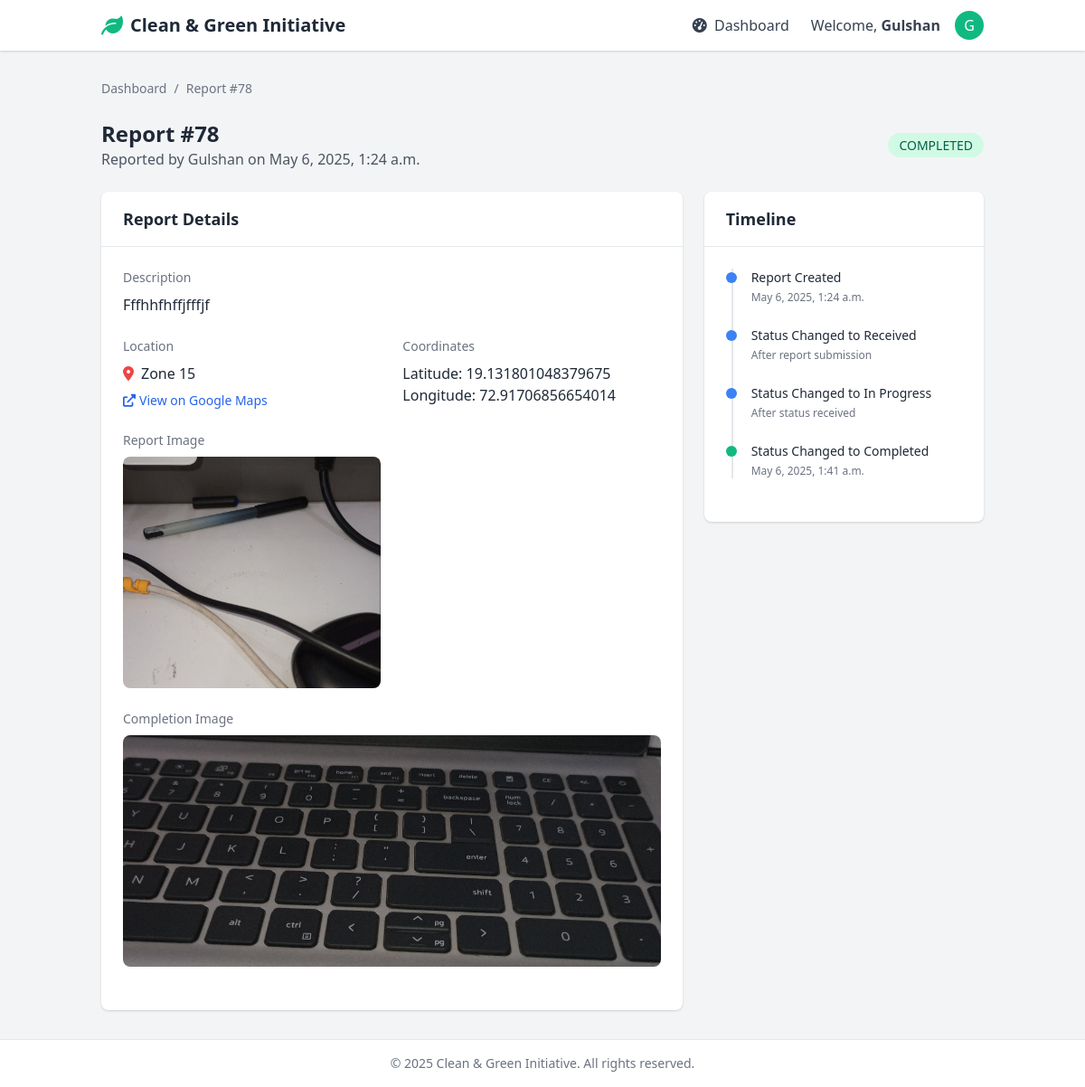
Screenshot of /reports/78/ (signed in) with the database file from the repository.
### api/models.py (models this page shows, shortened)
class GarbageReport(models.Model):
    STATUS_CHOICES = [
        ('SENT', 'Sent'),
        ('RECEIVED', 'Received'),
        ('IN_PROGRESS', 'In Progress'),
        ('COMPLETED', 'Completed'),
        ('CLOSED', 'Closed'),
    ]
    user = models.ForeignKey(User, on_delete=models.CASCADE, related_name='reports')
    image = models.ImageField(upload_to='garbage_reports/')
    video = models.FileField(upload_to='garbage_videos/', null=True, blank=True)
    description = models.TextField()
    latitude = models.FloatField()
    longitude = models.FloatField()
    reported_at = models.DateTimeField(auto_now_add=True)
    status = models.CharField(max_length=20, choices=STATUS_CHOICES, default='SENT')
    zone = models.CharField(max_length=100, blank=True)
    completion_image = models.ImageField(upload_to='completion_reports/', null=True, blank=True)
    completed_at = models.DateTimeField(null=True, blank=True)
    is_viewed = models.BooleanField(default=False)
    worker_notes = models.TextField(blank=True, null=True)
    assigned_worker = models.ForeignKey(
        WorkerProfile,
        on_delete=models.SET_NULL,
        null=True,
        blank=True,
        related_name='assigned_reports'
    )

### api/dashboard_views.py (the view)
# urls.py: path('reports/<int:report_id>/', report_detail, name='report-detail'),
@login_required
def report_detail(request, report_id):
    report = get_object_or_404(GarbageReport, id=report_id)
    try:
        worker_profile = WorkerProfile.objects.get(user=request.user)
        if report.assigned_worker == worker_profile and not report.is_viewed:
            report.is_viewed = True
            report.save()
    except WorkerProfile.DoesNotExist:
        worker_profile = None
    return render(request, 'report_detail.html', {
        'report': report,
        'worker_profile': worker_profile
    })

### api/templates/report_detail.html (shortened to what this page needs)
<!DOCTYPE html>
<html lang="en">
<head>
    <link href="https://cdnjs.cloudflare.com/ajax/libs/font-awesome/6.0.0-beta3/css/all.min.css" rel="stylesheet">
    <link href="https://cdnjs.cloudflare.com/ajax/libs/tailwindcss/2.2.19/tailwind.min.css" rel="stylesheet">
</head>
<body class="bg-gray-100 font-sans leading-normal tracking-normal">
    <div class="flex flex-col min-h-screen">
        <header class="bg-white shadow">
            <div class="container mx-auto px-6 py-3 flex justify-between items-center">
                <div class="flex items-center">
                    <i class="fas fa-leaf text-green-500 text-2xl mr-2"></i>
                    <h1 class="text-xl font-bold text-gray-800">Clean & Green Initiative</h1>
                </div>
                <div class="flex items-center">
                    <a href="{% url 'dashboard' %}" class="mr-6 text-gray-700 hover:text-green-500">
                        <i class="fas fa-tachometer-alt mr-1"></i> Dashboard
                    </a>
                    <span class="mr-4 text-gray-700">Welcome, <span class="font-semibold">{{ request.user.username }}</span></span>
                    <div class="relative">
                        <button id="userMenuButton" class="flex items-center focus:outline-none">
                            <div class="h-8 w-8 rounded-full bg-green-500 flex items-center justify-center text-white">
                                {{ request.user.username.0|upper }}
                            </div>
                        </button>
                    </div>
                </div>
            </div>
        </header>
        <main class="flex-grow container mx-auto px-6 py-8">
            <div class="flex items-center text-sm text-gray-500 mb-6">
                <a href="{% url 'dashboard' %}" class="hover:text-blue-600">Dashboard</a>
                <span class="mx-2">/</span>
                <span>Report #{{ report.id }}</span>
            </div>
            <div class="flex flex-col md:flex-row md:justify-between md:items-center mb-6">
                <div>
                    <h1 class="text-2xl font-bold text-gray-800">Report #{{ report.id }}</h1>
                    <p class="text-gray-600">Reported by {{ report.user.username }} on {{ report.reported_at|date:"F j, Y, g:i a" }}</p>
                </div>
                <div class="mt-4 md:mt-0">
                    <span class="px-3 py-1 rounded-full text-sm font-medium status-{{ report.status|lower }}">
                        {{ report.status }}
                    </span>
                </div>
            </div>
            <div class="grid grid-cols-1 lg:grid-cols-3 gap-6">
                <div class="lg:col-span-2">
                    <div class="bg-white rounded-lg shadow overflow-hidden">
                        <div class="px-6 py-4 border-b border-gray-200">
                            <h2 class="text-lg font-semibold text-gray-800">Report Details</h2>
                        </div>
                        <div class="p-6">
                            <div class="mb-6">
                                <h3 class="text-sm font-medium text-gray-500 mb-2">Description</h3>
                                <p class="text-gray-800">{{ report.description }}</p>
                            </div>
                            <div class="grid grid-cols-1 md:grid-cols-2 gap-6 mb-6">
                                <div>
                                    <h3 class="text-sm font-medium text-gray-500 mb-2">Location</h3>
                                    <div class="flex items-center">
                                        <i class="fas fa-map-marker-alt text-red-500 mr-2"></i>
                                        <span class="text-gray-800">{{ report.zone }}</span>
                                    </div>
                                    <div class="mt-2">
                                        <a href="https://www.google.com/maps?q={{ report.latitude }},{{ report.longitude }}" target="_blank" class="text-blue-600 hover:text-blue-800 hover:underline flex items-center text-sm">
                                            <i class="fas fa-external-link-alt mr-1"></i> View on Google Maps
                                        </a>
                                    </div>
                                </div>
                                <div>
                                    <h3 class="text-sm font-medium text-gray-500 mb-2">Coordinates</h3>
                                    <p class="text-gray-800">Latitude: {{ report.latitude }}</p>
                                    <p class="text-gray-800">Longitude: {{ report.longitude }}</p>
                                </div>
                            </div>
                            <div class="grid grid-cols-1 md:grid-cols-2 gap-6 mb-6">
                                <div>
                                    <h3 class="text-sm font-medium text-gray-500 mb-2">Report Image</h3>
                                    <div class="mt-2">
                                        <img src="{{ report.image.url }}" alt="Report Image" class="w-full h-64 object-cover rounded-lg">
                                    </div>
                                </div>
                            </div>
                            {% if report.completion_image %}
                            <div class="mb-6">
                                <h3 class="text-sm font-medium text-gray-500 mb-2">Completion Image</h3>
                                <div class="mt-2">
                                    <img src="{{ report.completion_image.url }}" alt="Completion Image" class="w-full h-64 object-cover rounded-lg">
                                </div>
                            </div>
                            {% endif %}
                        </div>
                    </div>
                </div>
                <div class="lg:col-span-1">
                    <div class="bg-white rounded-lg shadow">
                        <div class="px-6 py-4 border-b border-gray-200">
                            <h2 class="text-lg font-semibold text-gray-800">Timeline</h2>
                        </div>
                        <div class="p-6">
                            <div class="relative">
                                <div class="absolute h-full w-0.5 bg-gray-200 left-1.5"></div>
                                <div class="mb-6 relative">
                                    <div class="flex items-center mb-1">
                                        <div class="bg-blue-500 rounded-full h-3 w-3 flex-shrink-0"></div>
                                        <div class="ml-4 text-sm font-medium text-gray-800">Report Created</div>
                                    </div>
                                    <div class="ml-7 text-xs text-gray-500">
                                        {{ report.reported_at|date:"F j, Y, g:i a" }}
                                    </div>
                                </div>
                                {% if report.status != 'SENT' %}
                                <div class="mb-6 relative">
                                    <div class="flex items-center mb-1">
                                        <div class="bg-blue-500 rounded-full h-3 w-3 flex-shrink-0"></div>
                                        <div class="ml-4 text-sm font-medium text-gray-800">Status Changed to Received</div>
                                    </div>
                                    <div class="ml-7 text-xs text-gray-500">
                                        After report submission
                                    </div>
                                </div>
                                {% endif %}
                                {% if report.status == 'IN_PROGRESS' or report.status == 'COMPLETED' or report.status == 'CLOSED' %}
                                <div class="mb-6 relative">
                                    <div class="flex items-center mb-1">
                                        <div class="bg-blue-500 rounded-full h-3 w-3 flex-shrink-0"></div>
                                        <div class="ml-4 text-sm font-medium text-gray-800">Status Changed to In Progress</div>
                                    </div>
                                    <div class="ml-7 text-xs text-gray-500">
                                        After status received
                                    </div>
                                </div>
                                {% endif %}
                                {% if report.status == 'COMPLETED' or report.status == 'CLOSED' %}
                                <div class="mb-6 relative">
                                    <div class="flex items-center mb-1">
                                        <div class="bg-green-500 rounded-full h-3 w-3 flex-shrink-0"></div>
                                        <div class="ml-4 text-sm font-medium text-gray-800">Status Changed to Completed</div>
                                    </div>
                                    <div class="ml-7 text-xs text-gray-500">
                                        {{ report.completed_at|date:"F j, Y, g:i a" }}
                                    </div>
                                </div>
                                {% endif %}
                            </div>
                        </div>
                    </div>
                </div>
            </div>
        </main>
        <footer class="bg-white py-4 border-t border-gray-200">
            <div class="container mx-auto px-6">
                <p class="text-center text-sm text-gray-500">&copy; 2025 Clean & Green Initiative. All rights reserved.</p>
            </div>
        </footer>
    </div>
</body>
</html>

### api/templates/report_detail.html (style rules this page uses)
.status-completed { background-color: #D1FAE5; color: #065F46; }

### rows the page displays
GarbageReport: id "78", user.username "Gulshan", reported_at "May 6, 2025, 1:24 a.m.", status "COMPLETED", description "Fffhhfhffjfffjf", zone "Zone 15", latitude "19.131801048379675", longitude "72.91706856654014", image (picture), completion_image (picture), completed_at "May 6, 2025, 1:41 a.m."

### other values shown
{{ request.user.username }} "Gulshan"
{{ request.user.username.0|upper }} "G"
